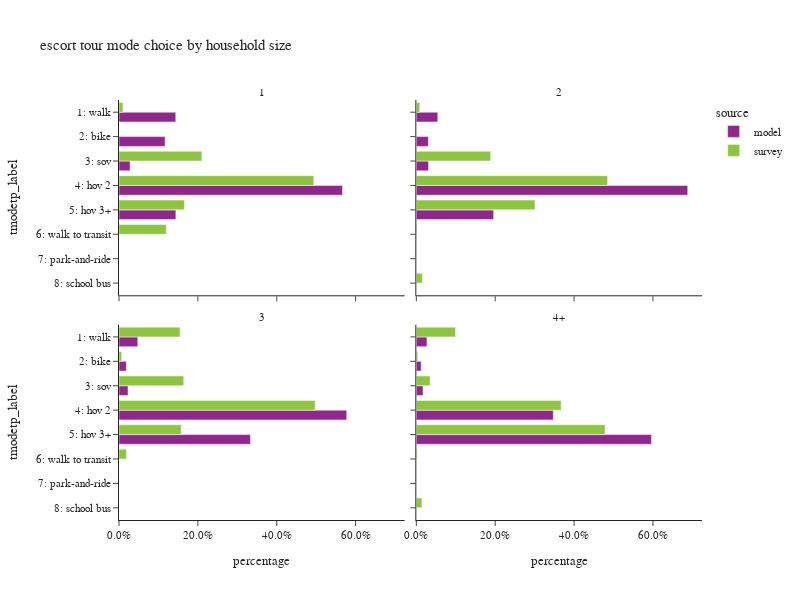

The code cell stored with this chart in its notebook:
### Code cell
plot_mode_choice(es_tour,"hhsize_4+",
                 {"hhsize_4+":["1","2","3","4+"],
                  "tmodetp_label":["1: walk","2: bike","3: sov","4: hov 2","5: hov 3+","6: walk to transit",
                                   "7: park-and-ride","8: school bus","9: other–survey only"]},
                 "household size",2,600)

### Figure 1 — Plotly figure (JSON) as saved in the notebook; plotly's stock layout.template omitted (floating-point values rounded to 4 significant figures)
{"data": [{"alignmentgroup": "True", "customdata": [[480], [390], [94], [1890], [481]], "hovertemplate": "source=model<br>hhsize_4+=1<br>percentage=%{x}<br>tmodetp_label=%{y}<br>sample count=%{customdata[0]}<extra></extra>", "legendgroup": "model", "marker": {"color": "#91268F", "pattern": {"shape": ""}}, "name": "model", "offsetgroup": "model", "orientation": "h", "showlegend": true, "textposition": "auto", "type": "bar", "x": [0.1439, 0.1169, 0.02819, 0.5667, 0.1442], "xaxis": "x3", "y": ["1: walk", "2: bike", "3: sov", "4: hov 2", "5: hov 3+"], "yaxis": "y3"}, {"alignmentgroup": "True", "customdata": [[669], [375], [382], [8469], [2412]], "hovertemplate": "source=model<br>hhsize_4+=2<br>percentage=%{x}<br>tmodetp_label=%{y}<br>sample count=%{customdata[0]}<extra></extra>", "legendgroup": "model", "marker": {"color": "#91268F", "pattern": {"shape": ""}}, "name": "model", "offsetgroup": "model", "orientation": "h", "showlegend": false, "textposition": "auto", "type": "bar", "x": [0.05436, 0.03047, 0.03104, 0.6881, 0.196], "xaxis": "x4", "y": ["1: walk", "2: bike", "3: sov", "4: hov 2", "5: hov 3+"], "yaxis": "y4"}, {"alignmentgroup": "True", "customdata": [[660], [258], [316], [7990], [4612]], "hovertemplate": "source=model<br>hhsize_4+=3<br>percentage=%{x}<br>tmodetp_label=%{y}<br>sample count=%{customdata[0]}<extra></extra>", "legendgroup": "model", "marker": {"color": "#91268F", "pattern": {"shape": ""}}, "name": "model", "offsetgroup": "model", "orientation": "h", "showlegend": false, "textposition": "auto", "type": "bar", "x": [0.0477, 0.01865, 0.02284, 0.5775, 0.3333], "xaxis": "x", "y": ["1: walk", "2: bike", "3: sov", "4: hov 2", "5: hov 3+"], "yaxis": "y"}, {"alignmentgroup": "True", "customdata": [[1280], [584], [812], [16487], [28298]], "hovertemplate": "source=model<br>hhsize_4+=4+<br>percentage=%{x}<br>tmodetp_label=%{y}<br>sample count=%{customdata[0]}<extra></extra>", "legendgroup": "model", "marker": {"color": "#91268F", "pattern": {"shape": ""}}, "name": "model", "offsetgroup": "model", "orientation": "h", "showlegend": false, "textposition": "auto", "type": "bar", "x": [0.02697, 0.0123, 0.01711, 0.3474, 0.5962], "xaxis": "x2", "y": ["1: walk", "2: bike", "3: sov", "4: hov 2", "5: hov 3+"], "yaxis": "y2"}, {"alignmentgroup": "True", "customdata": [[4], [10], [21], [1], [3]], "hovertemplate": "source=survey<br>hhsize_4+=1<br>percentage=%{x}<br>tmodetp_label=%{y}<br>sample count=%{customdata[0]}<extra></extra>", "legendgroup": "survey", "marker": {"color": "#8CC63E", "pattern": {"shape": ""}}, "name": "survey", "offsetgroup": "survey", "orientation": "h", "showlegend": true, "textposition": "auto", "type": "bar", "x": [0.01001, 0.2102, 0.4939, 0.166, 0.1199], "xaxis": "x3", "y": ["1: walk", "3: sov", "4: hov 2", "5: hov 3+", "6: walk to transit"], "yaxis": "y3"}, {"alignmentgroup": "True", "customdata": [[9], [22], [84], [32], [5], [1]], "hovertemplate": "source=survey<br>hhsize_4+=2<br>percentage=%{x}<br>tmodetp_label=%{y}<br>sample count=%{customdata[0]}<extra></extra>", "legendgroup": "survey", "marker": {"color": "#8CC63E", "pattern": {"shape": ""}}, "name": "survey", "offsetgroup": "survey", "orientation": "h", "showlegend": false, "textposition": "auto", "type": "bar", "x": [0.008663, 0.1883, 0.4849, 0.3011, 0.001577, 0.01542], "xaxis": "x4", "y": ["1: walk", "3: sov", "4: hov 2", "5: hov 3+", "6: walk to transit", "8: school bus"], "yaxis": "y4"}, {"alignmentgroup": "True", "customdata": [[23], [8], [7], [79], [45], [4]], "hovertemplate": "source=survey<br>hhsize_4+=3<br>percentage=%{x}<br>tmodetp_label=%{y}<br>sample count=%{customdata[0]}<extra></extra>", "legendgroup": "survey", "marker": {"color": "#8CC63E", "pattern": {"shape": ""}}, "name": "survey", "offsetgroup": "survey", "orientation": "h", "showlegend": false, "textposition": "auto", "type": "bar", "x": [0.1547, 0.00692, 0.1641, 0.4972, 0.1579, 0.01909], "xaxis": "x", "y": ["1: walk", "2: bike", "3: sov", "4: hov 2", "5: hov 3+", "6: walk to transit"], "yaxis": "y"}, {"alignmentgroup": "True", "customdata": [[52], [2], [11], [126], [188], [1], [5]], "hovertemplate": "source=survey<br>hhsize_4+=4+<br>percentage=%{x}<br>tmodetp_label=%{y}<br>sample count=%{customdata[0]}<extra></extra>", "legendgroup": "survey", "marker": {"color": "#8CC63E", "pattern": {"shape": ""}}, "name": "survey", "offsetgroup": "survey", "orientation": "h", "showlegend": false, "textposition": "auto", "type": "bar", "x": [0.09932, 0.003541, 0.03497, 0.3672, 0.4787, 0.002125, 0.01413], "xaxis": "x2", "y": ["1: walk", "2: bike", "3: sov", "4: hov 2", "5: hov 3+", "6: walk to transit", "8: school bus"], "yaxis": "y2"}], "layout": {"annotations": [{"font": {}, "showarrow": false, "text": "3", "x": 0.245, "xanchor": "center", "xref": "paper", "y": 0.465, "yanchor": "bottom", "yref": "paper"}, {"font": {}, "showarrow": false, "text": "4+", "x": 0.755, "xanchor": "center", "xref": "paper", "y": 0.465, "yanchor": "bottom", "yref": "paper"}, {"font": {}, "showarrow": false, "text": "1", "x": 0.245, "xanchor": "center", "xref": "paper", "y": 1.0, "yanchor": "bottom", "yref": "paper"}, {"font": {}, "showarrow": false, "text": "2", "x": 0.755, "xanchor": "center", "xref": "paper", "y": 1.0, "yanchor": "bottom", "yref": "paper"}], "barmode": "group", "height": 600, "legend": {"title": {"text": "source"}, "tracegroupgap": 0}, "title": {"text": "escort tour mode choice by household size"}, "width": 800, "xaxis": {"anchor": "y", "domain": [0.0, 0.49], "tickformat": ".1%", "title": {"text": "percentage"}}, "xaxis2": {"anchor": "y2", "domain": [0.51, 1.0], "matches": "x", "tickformat": ".1%", "title": {"text": "percentage"}}, "xaxis3": {"anchor": "y3", "domain": [0.0, 0.49], "matches": "x", "showticklabels": false, "tickformat": ".1%"}, "xaxis4": {"anchor": "y4", "domain": [0.51, 1.0], "matches": "x", "showticklabels": false, "tickformat": ".1%"}, "yaxis": {"anchor": "x", "categoryarray": ["9: other–survey only", "8: school bus", "7: park-and-ride", "6: walk to transit", "5: hov 3+", "4: hov 2", "3: sov", "2: bike", "1: walk"], "categoryorder": "array", "domain": [0.0, 0.465], "title": {"text": "tmodetp_label"}}, "yaxis2": {"anchor": "x2", "domain": [0.0, 0.465], "matches": "y", "showticklabels": false}, "yaxis3": {"anchor": "x3", "categoryarray": ["9: other–survey only", "8: school bus", "7: park-and-ride", "6: walk to transit", "5: hov 3+", "4: hov 2", "3: sov", "2: bike", "1: walk"], "categoryorder": "array", "domain": [0.535, 1.0], "matches": "y", "title": {"text": "tmodetp_label"}}, "yaxis4": {"anchor": "x4", "domain": [0.535, 1.0], "matches": "y", "showticklabels": false}}}
